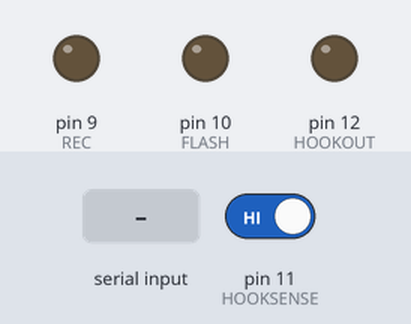
A sketch run on a simulated Arduino Uno, built with avr-gcc and run on an emulated ATmega328P. Parts: output pins drawn as LEDs (lit = HIGH). The inputs (shaded band) are chosen by the test bench; at power-on: pin 11 (HOOKSENSE) HIGH. What the sketch prints to the serial monitor is not drawn.

Above: at 1.2 s.
1.3 s: "f" received over Serial
At 2.3 s:
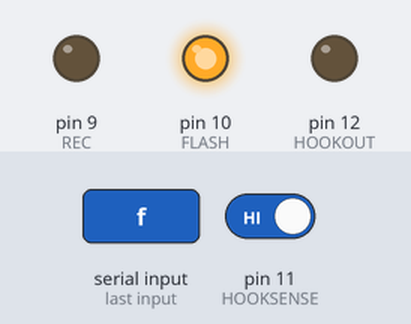
2.8 s: "r" received over Serial
At 3.8 s:
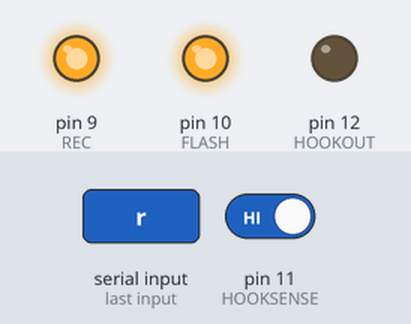
4.3 s: "d" received over Serial
At 4.9 s:
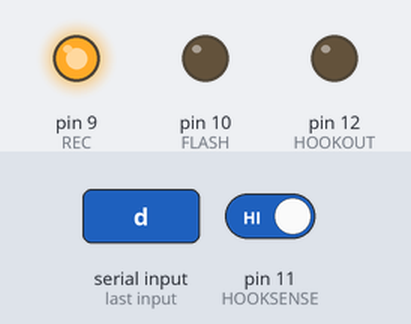
Timing chart, 0 to 7.3 s (numbered marks = the images above; inputs shaded):
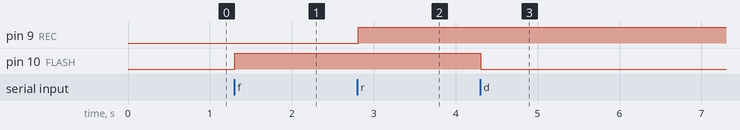

Measured:
- after the input at 1.3 s, pin 10 (FLASH): LOW → HIGH at once
- after the input at 2.8 s, pin 9 (REC): LOW → HIGH at once
- after the input at 4.3 s, pin 10 (FLASH): HIGH → LOW at once

The sketch:

hardware.ino
```cpp
#include <Keypad.h>

const byte ROWS = 4;
const byte COLS = 3;

char hexaKeys[ROWS][COLS] = {
  {'1', '2', '3'},
  {'4', '5', '6'},
  {'7', '8', '9'},
  {'*', '0', '#'}
};

byte rowPins[ROWS] = {2, 8, 7, 6};
byte colPins[COLS] = {5, 4, 3};

Keypad keypad = Keypad(makeKeymap(hexaKeys), rowPins, colPins, ROWS, COLS);

const int HOOKOUT = 12;
const int HOOKSENSE = 11;
const int FLASH = 10;
const int REC = 9;

int serialInput = 0;
bool hookState = false; // true = hooked

void setup() {
  Serial.begin(9600);
  pinMode(HOOKOUT, OUTPUT);
  pinMode(HOOKSENSE, INPUT_PULLUP);
  digitalWrite(HOOKOUT, LOW);
  pinMode(FLASH, OUTPUT);
  digitalWrite(FLASH, LOW);
  pinMode(REC, OUTPUT);
  digitalWrite(REC, LOW);
  keypad.addEventListener(keypadEvent); // Add an event listener for this keypad
}

void loop() {
  char key = keypad.getKey();
  int state = digitalRead(HOOKSENSE);
  if (state != hookState) {
    Serial.println(state ? "unhook" : "hook");
    hookState = state;
  }

  if (Serial.available() > 0) {
    serialInput = Serial.read();
    if (serialInput == 102) { // pass "f"
      digitalWrite(FLASH, HIGH);
    }
    if (serialInput == 100) { // pass "d" (for dark)
      digitalWrite(FLASH, LOW);
    }
    if (serialInput == 114) { // pass "r" (for RECORD)
      digitalWrite(REC, HIGH);
    }
    if (serialInput == 115) { // pass "s" (for STOP)
      digitalWrite(REC, LOW);
    }
  }

  delay(10);
}

// Taking care of some special events.
void keypadEvent(KeypadEvent key){
  switch (keypad.getState()){
  case PRESSED:
    Serial.print("pressed ");
    Serial.println(key);
    break;

  case RELEASED:
    Serial.print("released ");
    Serial.println(key);
    break;

  case HOLD:
    Serial.print("held ");
    Serial.println(key);
    break;
  }
}
```
